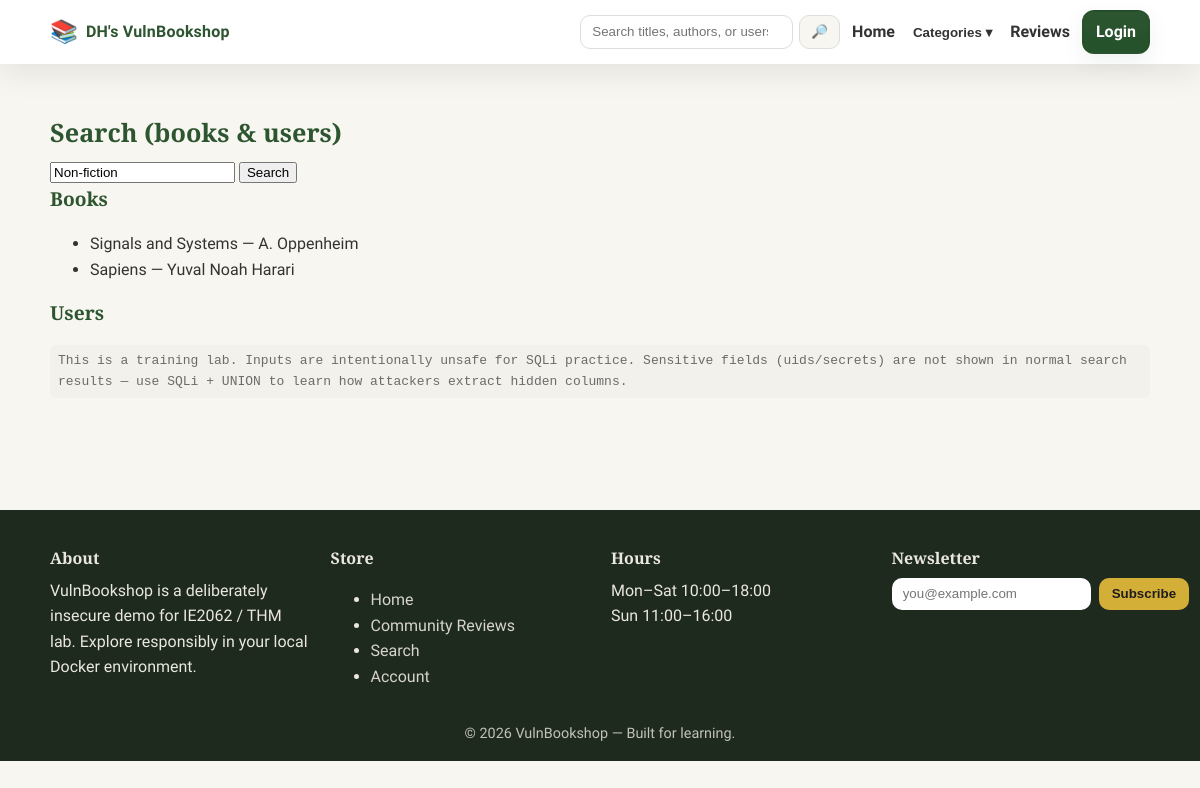
/search.php?q=Non-fiction, run on the app's committed database.
### tables this page shows
CREATE TABLE books (
  id INT AUTO_INCREMENT PRIMARY KEY,
  title VARCHAR(150),
  author VARCHAR(120),
  category VARCHAR(60),
  price DECIMAL(6,2),
  blurb TEXT
);

### www/search.php (the view, shortened to what this page needs)
<?php
require_once __DIR__ . '/includes/config.php';
$conn = new mysqli($DB_HOST, $DB_USER, $DB_PASS, $DB_NAME);
$q = isset($_GET['q']) ? $_GET['q'] : '';
$bookRows = [];
if ($q !== '') {
    $sqlBooks = "SELECT title, author FROM books
                 WHERE title LIKE '%$q%' OR author LIKE '%$q%' OR category LIKE '%$q%'";
    if ($res2 = $conn->query($sqlBooks)) {
        while($r2 = $res2->fetch_assoc()) $bookRows[] = $r2;
    }
}
?>
<?php include __DIR__ . '/includes/header.php'; ?>
<main class="container section">
  <h2>Search (books & users)</h2>
  <form>
    <input name="q" value="<?php echo htmlspecialchars($q); ?>" placeholder="Search titles, authors, or categories…">
    <button>Search</button>
  </form>
  <h3>Books</h3>
  <ul>
    <?php foreach($bookRows as $b): ?>
      <li><?php echo htmlspecialchars($b['title']) . " — " . htmlspecialchars($b['author']); ?></li>
    <?php endforeach; ?>
  </ul>
  <h3>Users</h3>
  <p class="muted-note">This is a training lab. Inputs are intentionally unsafe for SQLi practice. Sensitive fields (uids/secrets) are not shown in normal search results — use SQLi + UNION to learn how attackers extract hidden columns.</p>
</main>
<?php include __DIR__ . '/includes/footer.php'; ?>

### www/style.css (style rules this page uses)
* { box-sizing:border-box }
html,body { margin:0;padding:0;background:var(--bg);color:var(--ink) }
body { font-family:"Source Sans 3",system-ui,-apple-system,Segoe UI,Roboto,Arial,sans-serif; line-height:1.6 }
h1,h2,h3,h4 { font-family:"Playfair Display", Georgia, serif; color:var(--green); margin:0 0 .4rem }
h2 { font-size:clamp(1.4rem,2.1vw,2rem) }
h3 { font-size:clamp(1.05rem,1.6vw,1.25rem) }
p { margin:.4rem 0 1rem }
.container { width:min(1100px,92%); margin:0 auto }
.section { padding:3rem 0 }
.muted-note { font-family:monospace; color:var(--muted); background:rgba(0,0,0,0.02); padding:6px 8px; border-radius:6px; }

### data on the page
books: title "Signals and Systems", author "A. Oppenheim"
books: title "Sapiens", author "Yuval Noah Harari"
